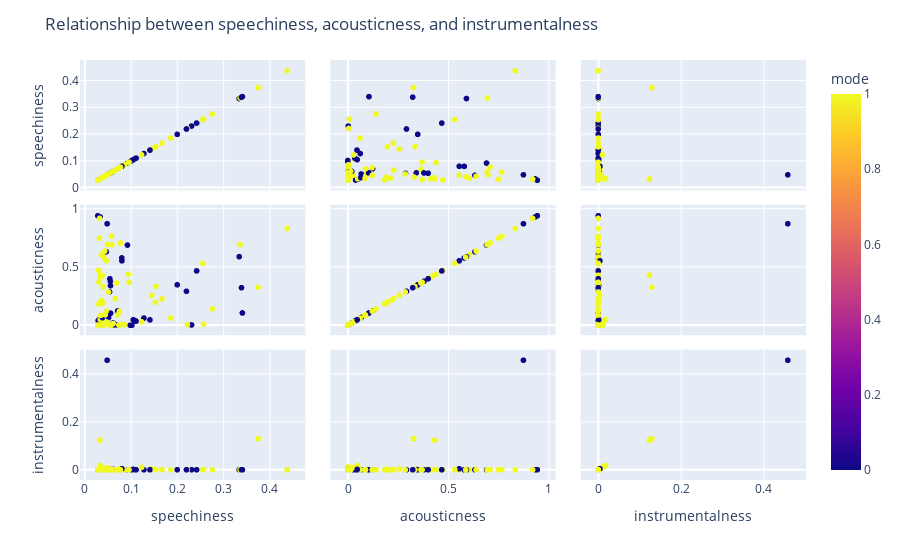

Write notebook code for a chart like this one.
### Code cell
fig = px.scatter_matrix(features_df, dimensions=["speechiness","acousticness","instrumentalness"], color="mode")

# Add title and axis labels
fig.update_layout(title='Relationship between speechiness, acousticness, and instrumentalness')

fig.show()
